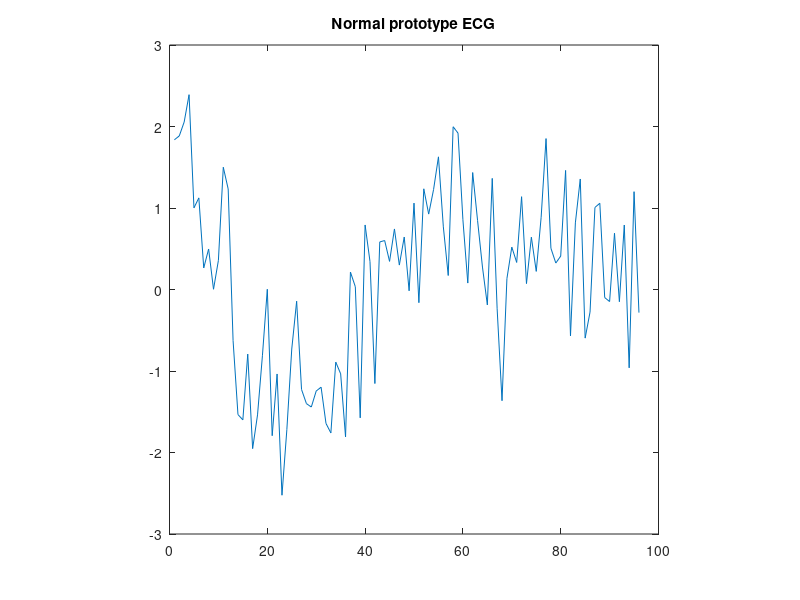
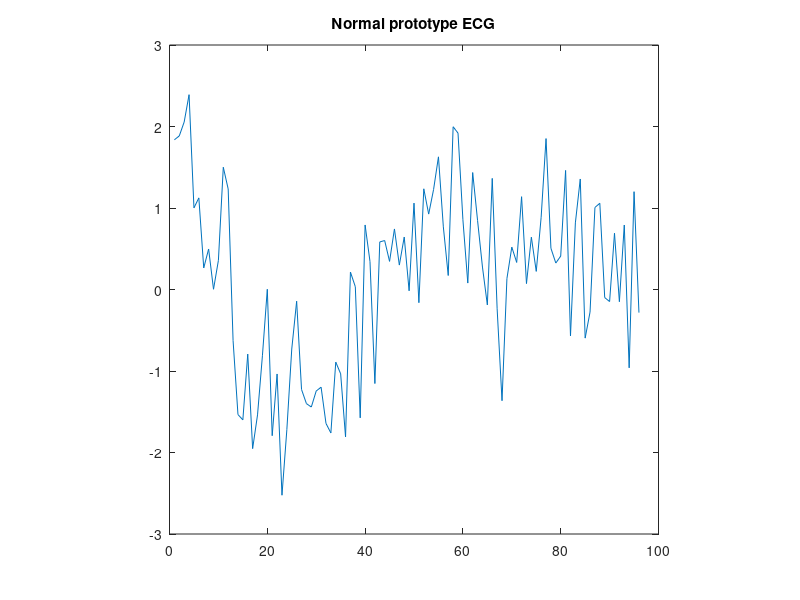
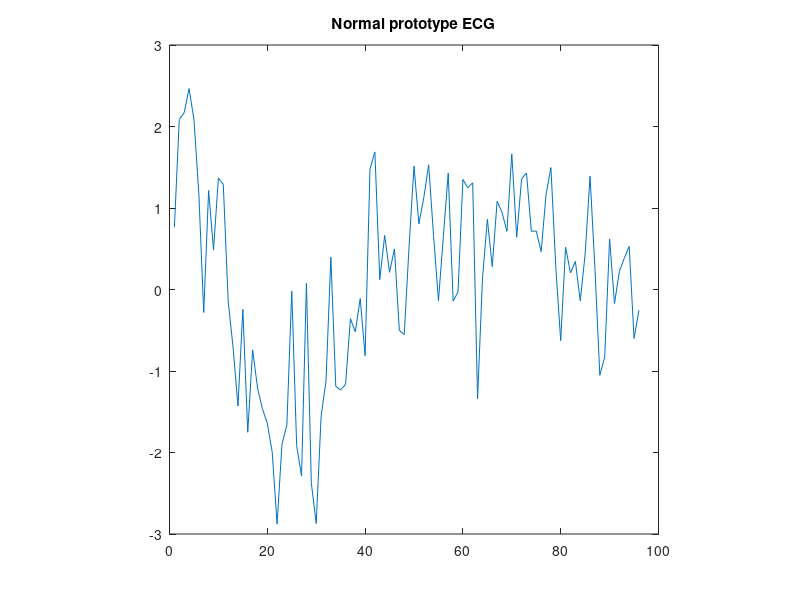

These charts were generated, in order, by the following MATLAB code:
% LVQ classifier

load ECG_train.mat X_train_normal X_train_abnormal
load ECG_test.mat X_test_normal X_test_abnormal

ECG_data = [X_train_normal', X_train_abnormal'];
normal = X_train_normal';
abnormal = X_train_abnormal';

% Defining our prototypes 

c_norm = (1/size(normal,2))*sum(normal,2);
c_abnorm = (1/size(abnormal,2))*sum(abnormal,2);

m_norm = [];
m_abnorm = [];

for i = 1:5
    
    inter_1 = c_norm + abs((min(c_norm)/max(c_norm)))*randn(size(normal,1),1);
    m_norm = [m_norm, inter_1];
    
    inter_2 = c_abnorm + abs((min(c_abnorm)/max(c_abnorm)))*randn(size(abnormal,1),1);
    m_abnorm = [m_abnorm, inter_2];
    
end

M = [m_abnorm, m_norm]; 

% Learning algorithm

alp_0 = 0.9;
T = 1000;
B = log(10)/T;
updated_prototypes = [];
t = 0;

while t <= T
   
    %Extracting a random data vector and obtaining the BMU
     
     xt = ECG_data(:,randi(size(ECG_data,2)));
     mini = inf; 
     
     for i = 1:size(M,2)
         
         MU = norm(M(:,i)-xt);
         
         if MU < mini
             
             mini = MU; 
             BMU = M(:,i); 
             
         end 
         
     end
     
     %Computing the current learning rate
     
     alp = alp_0*exp(-B*t);
    
     % Updating the BMU and including the updated BMU in 
     % the m_norm and m_abnorm
     
     if find(BMU==m_norm)
         
         if find(xt==normal)
             
             BMU_new = BMU+alp*(xt-BMU);
             m_norm = [m_norm, BMU_new];
             
         else 
             
             BMU_new = BMU-alp*(xt-BMU);
             m_norm = [m_norm, BMU_new];
         end 
         
        
        
     elseif find(BMU==m_abnorm)
         
         if find(xt==abnormal)
             
             BMU = BMU+alp*(xt-BMU);
             
         else 
             
             BMU = BMU-alp*(xt-BMU);
             
         end 
         
     end
     
     updated_prototypes = [updated_prototypes, BMU];
     
     t = t+1;
    
end

% Classifying the data 

normal_heart = [];
abnormal_heart = [];
mini = inf;

for i = 1:size(ECG_data,2)
    
    x = ECG_data(:,i);
    
    for j = 1:size(updated_prototypes,2) 
        
        MU = norm(updated_prototypes(:,j)-x);
         
        if MU < mini
             
            mini = MU; 
            BMU = updated_prototypes(:,j); 
             
        end
        
    end
    
    if find(BMU==m_norm)
        
        normal_heart = [normal_heart, x];
        
    else 
        
        abnormal_heart = [abnormal_heart, x];
        
    end 
    
    mini = inf; 
    
end
     
% computing the confusion matrix and the % of vectors classified correctly

true_negative = 0;
fals_negative = 0;
 
 for j = 1:size(normal_heart,2)
     
     if find(normal_heart(:,j)==normal)
         
         true_negative = true_negative + 1;
         
     end
     
     if find(normal_heart(:,j)==abnormal)
        
         fals_negative = fals_negative + 1;
         
     end
     
 end
 
 true_positive = 0;
 fals_positive = 0;
 
 for k = 1:size(abnormal_heart,2)
     
     if find(abnormal_heart(:,k)==abnormal)
         
         true_positive = true_positive + 1;
         
     end
     
     if find(abnormal_heart(:,k)==normal)
         
         fals_positive = fals_positive + 1;
         
     end 
     
 end 
 
 % Plotting the prototypes as ECGs 
 
confusion_train = [true_negative,fals_negative;fals_positive,true_positive];

train_correct_train = 100*(true_positive+true_negative)/(size(normal,2)+size(abnormal,2))

%% Applying the classifier to our test data 

% Plotting 3 random prototypes 
 
 for j = 1:3 
     
    figure(j)
    inter = updated_prototypes(:,randi(size(updated_prototypes,2),1));
    if find(inter==m_norm)
        
        plot(inter)
        title('Normal prototype ECG')
        axis('square')
   
    else
        
        plot(inter)
        title('Abnormal prototype ECG')
        axis('square')
        
    end 
    
 end 

ECG_data_test = [X_test_normal', X_test_abnormal'];

normal_test = X_test_normal';
abnormal_test = X_test_abnormal';

normal_heart_test = [];
abnormal_heart_test = [];
mini = inf;

for i = 1:size(ECG_data_test,2)
    
    x = ECG_data_test(:,i);
    
    for j = 1:size(updated_prototypes,2) 
        
        MU = norm(updated_prototypes(:,j)-x);
         
        if MU < mini
             
            mini = MU; 
            BMU = updated_prototypes(:,j); 
             
        end
        
    end
    
    if find(BMU==m_norm)
        
        normal_heart_test = [normal_heart_test, x];
        
    else 
        
        abnormal_heart_test = [abnormal_heart_test, x];
        
    end 
    
    mini = inf; 
    
end

true_negative = 0;
fals_negative = 0;
 
 for j = 1:size(normal_heart_test,2)
     
     if find(normal_heart_test(:,j)==normal_test)
         
         true_negative = true_negative + 1;
         
     end
     
     if find(normal_heart_test(:,j)==abnormal_test)
        
         fals_negative = fals_negative + 1;
         
     end
     
 end
 
 true_positive = 0;
 fals_positive = 0;
 
 for k = 1:size(abnormal_heart_test,2)
     
     if find(abnormal_heart_test(:,k)==abnormal_test)
         
         true_positive = true_positive + 1;
         
     end
     
     if find(abnormal_heart_test(:,k)==normal_test)
         
         fals_positive = fals_positive + 1;
         
     end 
     
 end 
         
 confusion_test = [true_negative,fals_negative;fals_positive,true_positive];

test_correct = 100*(true_positive+true_negative)/(size(normal,2)+size(abnormal,2))
